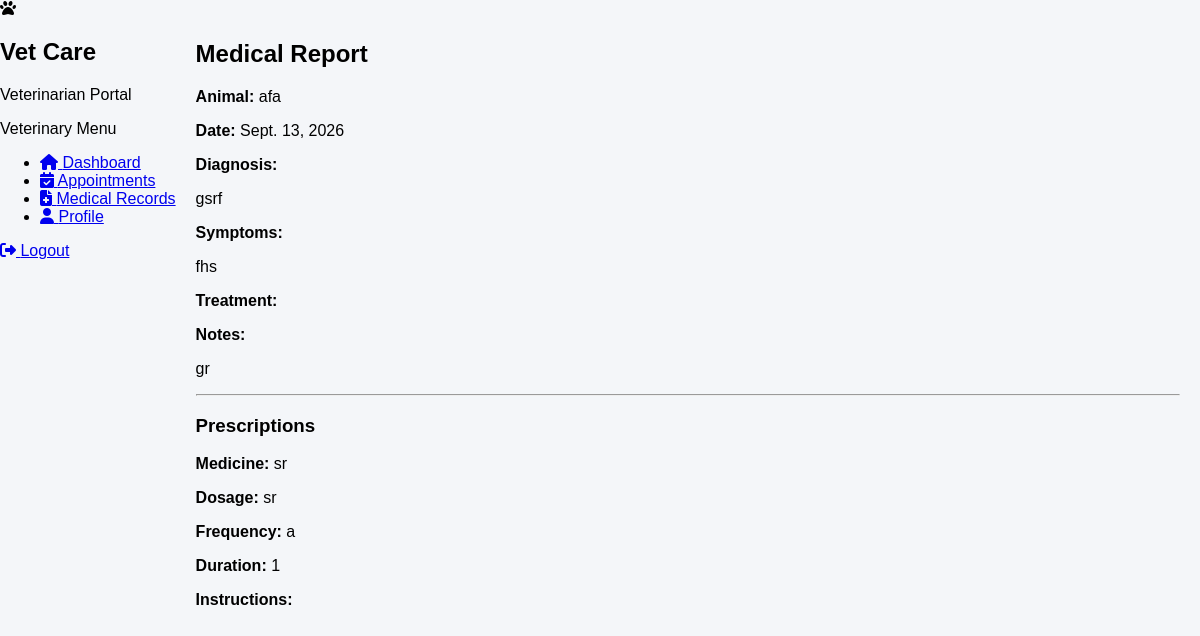
Screenshot of /medical/vet/my-records/7/ (signed in) with the database file from the repository.
### medical/models.py (models this page shows, shortened)
class MedicalRecord(models.Model):
    animal = models.ForeignKey(
        Animal,
        on_delete=models.CASCADE,
        related_name="medical_records"
    )
    veterinarian = models.ForeignKey(
        VeterinarianProfile,
        on_delete=models.SET_NULL,
        null=True,
        related_name="medical_records"
    )
    appointment = models.ForeignKey(
        "appointment.Appointment",
        on_delete=models.SET_NULL,
        null=True,
        blank=True,
        related_name="medical_records"
    )
    diagnosis = models.TextField()
    symptoms = models.TextField(
        blank=True,
        null=True
    )
    treatment = models.TextField(
        blank=True,
        null=True
    )
    notes = models.TextField(
        blank=True,
        null=True
    )
    record_date = models.DateField()
    created_at = models.DateTimeField(
        auto_now_add=True
    )
    updated_at = models.DateTimeField(
        auto_now=True
    )
    class Meta:
        ordering = ["-record_date"]
        verbose_name = "Medical Record"
        verbose_name_plural = "Medical Records"

class Prescription(models.Model):
    medical_record = models.ForeignKey(
        MedicalRecord,
        on_delete=models.CASCADE,
        related_name="prescriptions"
    )
    medicine_name = models.CharField(
        max_length=200
    )
    dosage = models.CharField(
        max_length=100
    )
    frequency = models.CharField(
        max_length=100
    )
    duration = models.CharField(
        max_length=100
    )
    instructions = models.TextField(
        blank=True,
        null=True
    )
    created_at = models.DateTimeField(
        auto_now_add=True
    )

### animal/models.py (models this page shows, shortened)
class Animal(models.Model):
    owner = models.ForeignKey(
        User,
        on_delete=models.CASCADE,
        related_name="animals",
        null=True,
        blank=True
    )
    name = models.CharField(max_length=100)
    species = models.CharField(max_length=100)
    breed = models.CharField(
        max_length=100,
        blank=True,
        null=True
    )
    age = models.PositiveIntegerField(
        blank=True,
        null=True
    )
    created_at = models.DateTimeField(
        auto_now_add=True
    )

### medical/views.py (the view)
@login_required
def vet_medical_record_detail(request, pk):
    vet = request.user.veterinarian_profile
    record = get_object_or_404(
        MedicalRecord,
        pk=pk,
        veterinarian=vet
    )
    return render(
        request,
        "medical/vet_medical_record_detail.html",
        {
            "record": record
        }
    )

### medical/templates/medical/vet_medical_record_detail.html (shortened to what this page needs)
{% extends "base.html" %}
{% block content %}
<div class="max-w-4xl mx-auto p-6">
    <div class="bg-white rounded-xl shadow p-6">
        <h2 class="text-2xl font-bold mb-4">
            Medical Report
        </h2>
        <p><strong>Animal:</strong> {{ record.animal.name }}</p>
        <p><strong>Date:</strong> {{ record.record_date }}</p>
        <p><strong>Diagnosis:</strong></p>
        <p>{{ record.diagnosis }}</p>
        <p class="mt-4"><strong>Symptoms:</strong></p>
        <p>{{ record.symptoms }}</p>
        <p class="mt-4"><strong>Treatment:</strong></p>
        <p class="mt-4"><strong>Notes:</strong></p>
        <p>{{ record.notes }}</p>
        <hr class="my-6">
        <h3 class="text-xl font-semibold mb-3">
            Prescriptions
        </h3>
        {% for prescription in record.prescriptions.all %}
            <div class="border rounded-lg p-3 mb-3">
                <p><strong>Medicine:</strong> {{ prescription.medicine_name }}</p>
                <p><strong>Dosage:</strong> {{ prescription.dosage }}</p>
                <p><strong>Frequency:</strong> {{ prescription.frequency }}</p>
                <p><strong>Duration:</strong> {{ prescription.duration }}</p>
                <p><strong>Instructions:</strong> {{ prescription.instructions }}</p>
            </div>
        {% empty %}
            <p>No prescriptions.</p>
        {% endfor %}
    </div>
</div>
{% endblock %}

### templates/base.html (style rules this page uses)
body { font-family: 'Poppins', sans-serif; display: flex; margin: 0; background-color: #f4f6f9; }

### rows the page displays
MedicalRecord: animal.name "afa", record_date "Sept. 13, 2026", diagnosis "gsrf", symptoms "fhs", notes "gr"
Prescription: medicine_name "sr", dosage "sr", frequency "a", duration "1"
